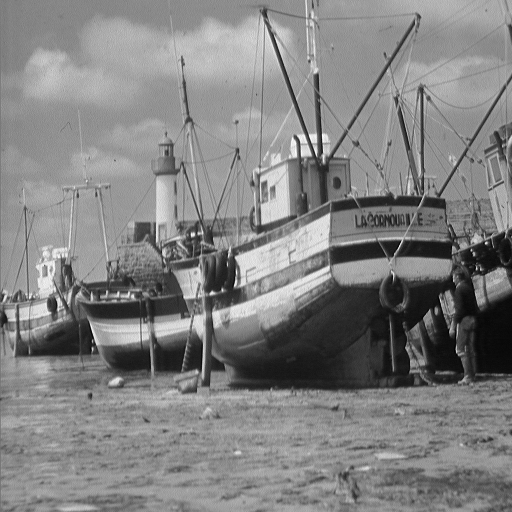
#> input picture lab5/boat.png, 512 x 512 px
$ jupyter execute Lab5_Spatial_Filtering.ipynb   (older library calls are emulated)
#> lines starting #> are read from the running program, lines starting #| are printed output that depends on the picture
# Lab 5 – Spatial Filtering: Smoothing and Sharpening
**Course:** ARTI 406 – Image Processing
**Topic:** Spatial Filtering – Smoothing and Sharpening

[cell 1]
import cv2
import numpy as np
import matplotlib.pyplot as plt

## Procedural Example – Unsharp Masking

[cell 2]
# Read the image
image = cv2.imread('boat.png')
#> image is the input picture: shape (512, 512, 3); min 0, max 255, mean 129.7
image = cv2.cvtColor(image, cv2.COLOR_BGR2RGB)  # Convert from BGR to RGB

# Gaussian sigma
sigma = 2

# parameter
amount = 1.5

# Convert image to float32 for processing
image_float = image.astype(np.float32) / 255.0

# Apply Gaussian blur
blurred = cv2.GaussianBlur(image_float, (0, 0), sigmaX=sigma, sigmaY=sigma)
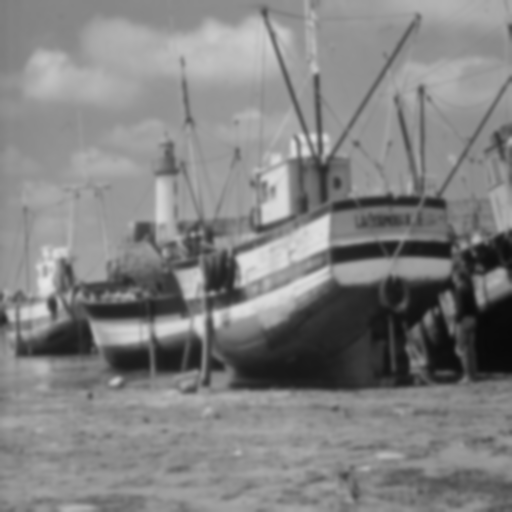
#> blurred: shape (512, 512, 3) float32; min 0.0371, max 0.903, mean 0.509

# Perform Unsharp Masking
sharpened = np.clip(image_float + amount * (image_float - blurred), 0, 1)
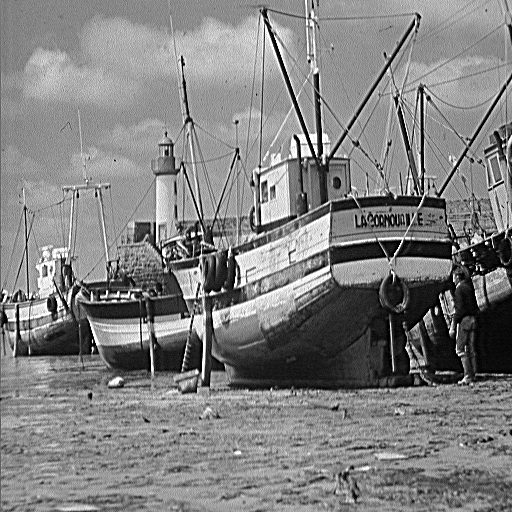
#> sharpened: shape (512, 512, 3) float32; min 0, max 1, mean 0.509

# Plot original, blurred, and sharpened images
fig, ax = plt.subplots(1, 3, figsize=(15, 5))

ax[0].imshow(image)
ax[0].set_title("Original Image")
ax[0].axis("off")

ax[1].imshow(blurred)
ax[1].set_title("Blurred Image")
ax[1].axis("off")

ax[2].imshow(sharpened)
ax[2].set_title("Sharpened (Unsharp Masking)")
ax[2].axis("off")

plt.suptitle("Procedural Example: Unsharp Masking", fontsize=14)
plt.tight_layout()
plt.savefig('unsharp_masking.png', dpi=150, bbox_inches='tight')
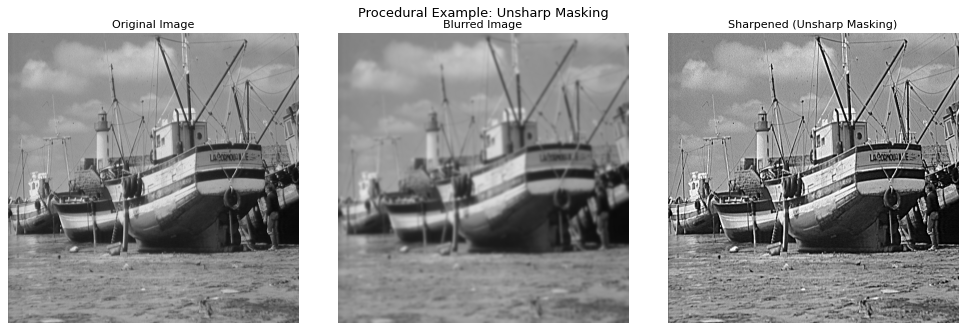
#> figure drawn by matplotlib, 3 panels
plt.show()

---
## Assessment Task #1 – 7×7 Box Filter (Smoothing)

[cell 3]
# Read the image
image = cv2.imread('boat.png')
image = cv2.cvtColor(image, cv2.COLOR_BGR2RGB)

# Apply 7x7 box filter (normalized box filter = averaging filter)
kernel_size = 7
box_filtered = cv2.blur(image, (kernel_size, kernel_size))

# Display original and smoothed image side by side
fig, ax = plt.subplots(1, 2, figsize=(12, 5))

ax[0].imshow(image)
ax[0].set_title("Original Image")
ax[0].axis("off")

ax[1].imshow(box_filtered)
ax[1].set_title("Smoothed Image (7×7 Box Filter)")
ax[1].axis("off")

plt.suptitle("Task #1: 7×7 Box Filter", fontsize=14)
plt.tight_layout()
plt.savefig('task1_box_filter.png', dpi=150, bbox_inches='tight')
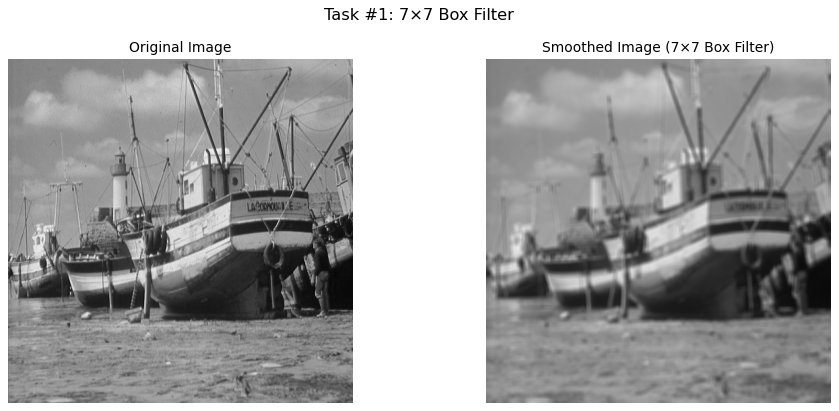
#> figure drawn by matplotlib, 2 panels
plt.show()

print(f"Kernel size: {kernel_size}×{kernel_size}")
print("Effect: Uniform averaging of pixel neighborhoods — reduces noise but also blurs edges.")

---
## Assessment Task #2 – 5×5 and 21×21 Gaussian Filters

[cell 4]
# Read the image
image = cv2.imread('boat.png')
image = cv2.cvtColor(image, cv2.COLOR_BGR2RGB)

# Apply 5x5 Gaussian filter
gauss_5x5 = cv2.GaussianBlur(image, (5, 5), 0)

# Apply 21x21 Gaussian filter
gauss_21x21 = cv2.GaussianBlur(image, (21, 21), 0)

# Display all three images side by side
fig, ax = plt.subplots(1, 3, figsize=(15, 5))

ax[0].imshow(image)
ax[0].set_title("Original Image")
ax[0].axis("off")

ax[1].imshow(gauss_5x5)
ax[1].set_title("5×5 Gaussian Filter")
ax[1].axis("off")

ax[2].imshow(gauss_21x21)
ax[2].set_title("21×21 Gaussian Filter")
ax[2].axis("off")

plt.suptitle("Task #2: Gaussian Filters – Effect of Kernel Size", fontsize=14)
plt.tight_layout()
plt.savefig('task2_gaussian_filters.png', dpi=150, bbox_inches='tight')
plt.show()

print("Observation: Larger kernel size (21×21) produces stronger blurring compared to smaller kernel (5×5).")

---
## Assessment Task #3 – Laplacian Filter for Sharpening

[cell 5]
# Step 1: Read the image
image = cv2.imread('boat.png')
image = cv2.cvtColor(image, cv2.COLOR_BGR2RGB)

# Step 2: Convert image to float32
image_float = image.astype(np.float32) / 255.0

# Step 3: Use the cv2.Laplacian() function (ksize=3 → 3×3 kernel)
laplacian = cv2.Laplacian(image_float, cv2.CV_32F, ksize=3)
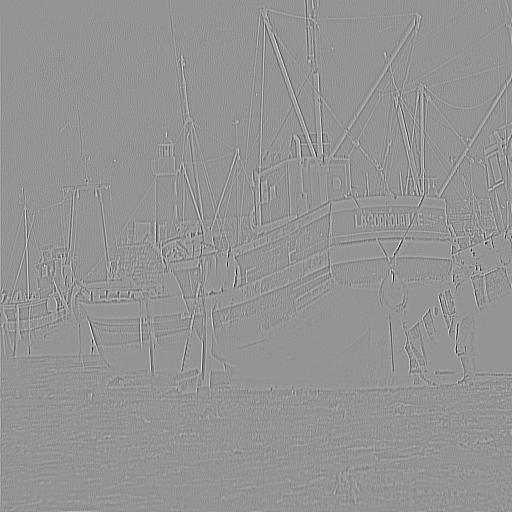
#> laplacian: shape (512, 512, 3) float32; min -5.16, max 3.73, mean 0.000597; drawn with min black and max white

# Step 4: Sharpen the image
sharpened = np.clip(image_float - laplacian, 0, 1)
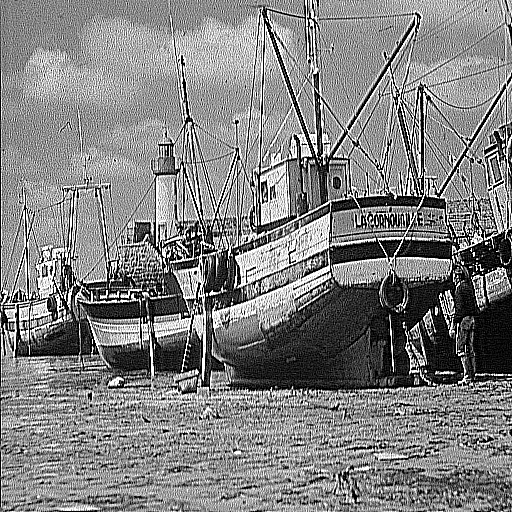
#> sharpened: shape (512, 512, 3) float32; min 0, max 1, mean 0.508

# Step 5: Plot the original, Laplacian output, and sharpened image
fig, ax = plt.subplots(1, 3, figsize=(15, 5))

ax[0].imshow(image)
ax[0].set_title("Original Image")
ax[0].axis("off")

# Normalize Laplacian for display
lap_display = cv2.normalize(np.abs(laplacian), None, 0, 1, cv2.NORM_MINMAX)
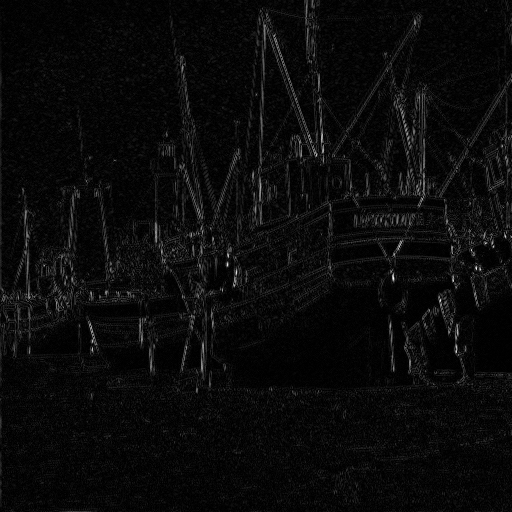
#> lap_display: shape (512, 512, 3) float32; min 0, max 1, mean 0.0426
ax[1].imshow(lap_display)
ax[1].set_title("Laplacian Filter Output (3×3)")
ax[1].axis("off")

ax[2].imshow(sharpened)
ax[2].set_title("Sharpened Image")
ax[2].axis("off")

plt.suptitle("Task #3: Laplacian Sharpening", fontsize=14)
plt.tight_layout()
plt.savefig('task3_laplacian_sharpening.png', dpi=150, bbox_inches='tight')
plt.show()

print("Observation: The Laplacian filter highlights edges/fine details.")
print("Subtracting it from the original amplifies those details, resulting in a sharper image.")
